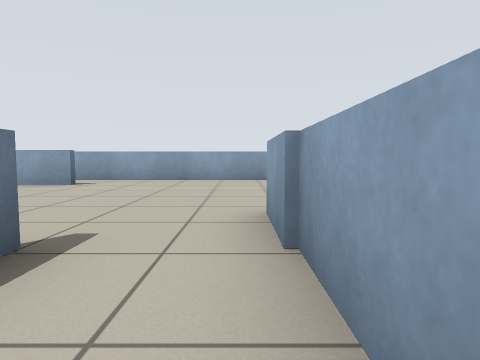
[1] (above)

24 first-person views from a walk through a robot-simulator world made for Stage. The camera is 0.62 m above the floor, tilts 4° down and sees 75° across. The lines on the ground mark 1 m squares. The floor is counted in squares, 1 m on a side. Each view is taken from the middle of a square. On the plan, view 1 faces up. The plan holds only what a view shows up to about 9 squares ahead; the rest is blank. Robots are left out.

[2]
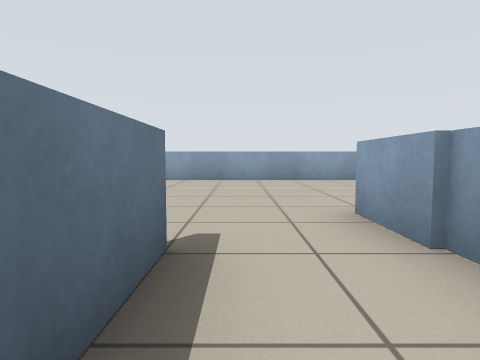

[3]
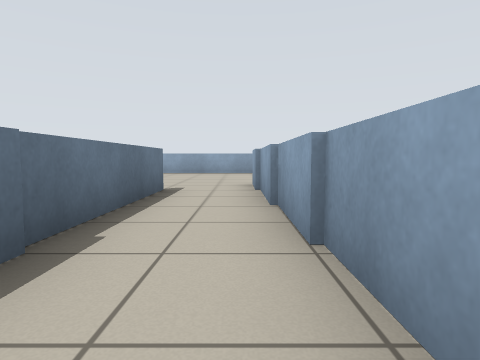

[4]
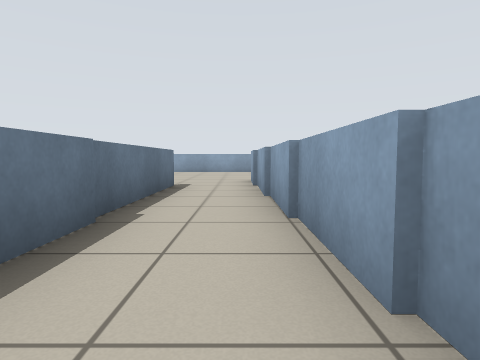

[5]
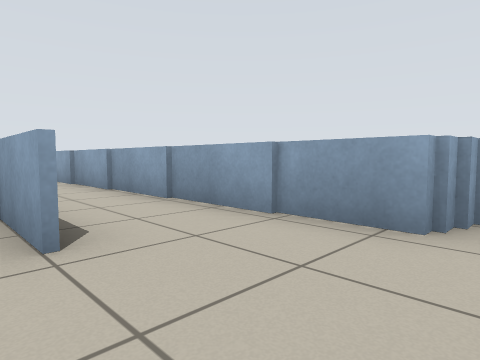

[6]
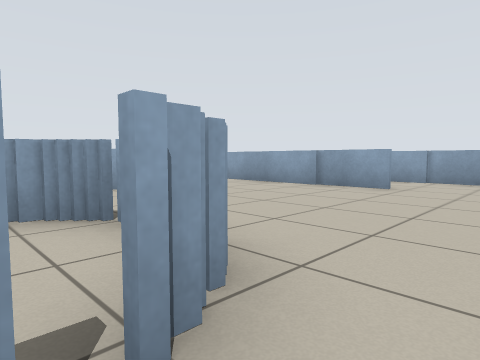

[7]
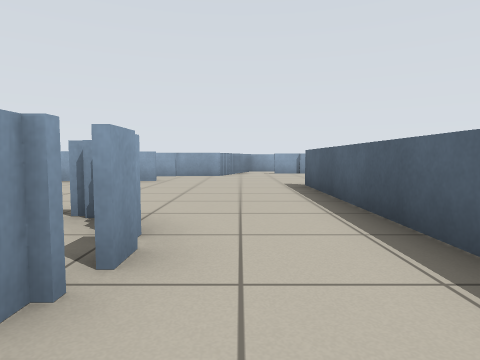

[8]
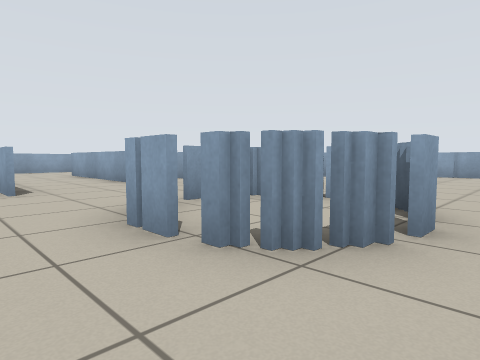

[9]
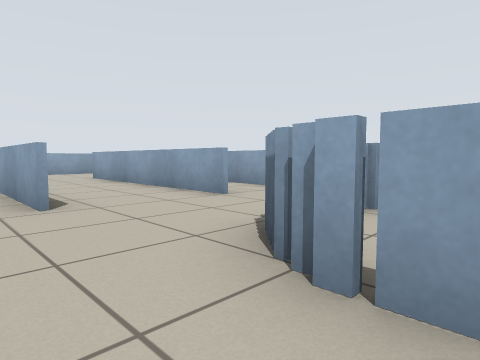

[10]
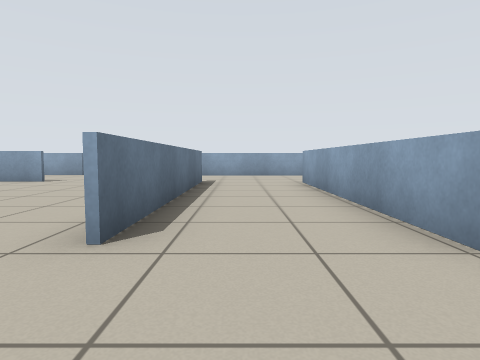

[11]
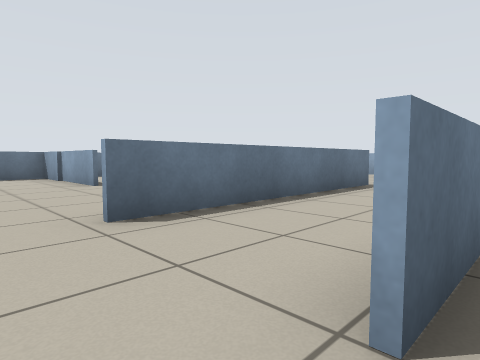

[12]
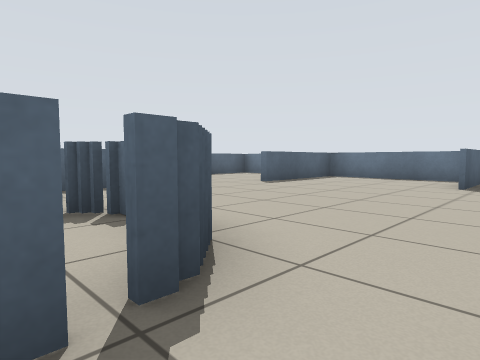

[13]
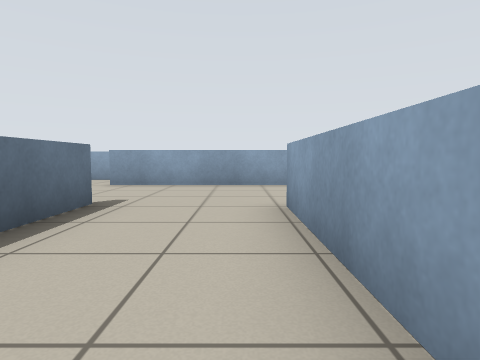

[14]
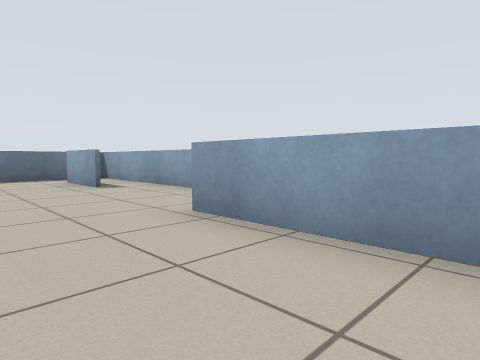

[15]
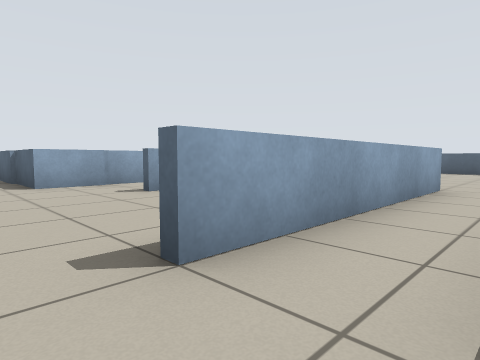

[16]
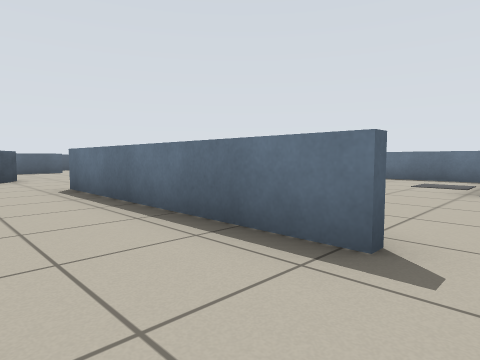

[17]
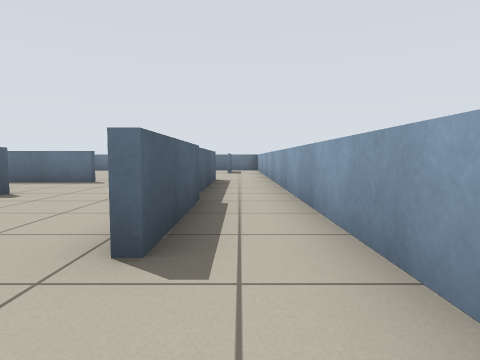

[18]
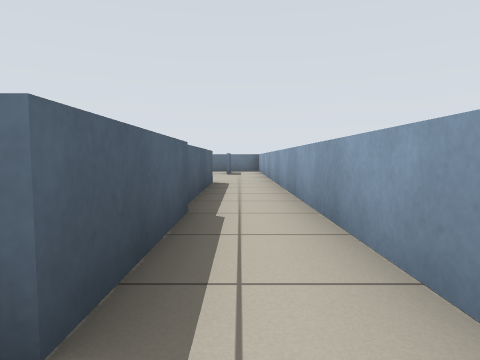

[19]
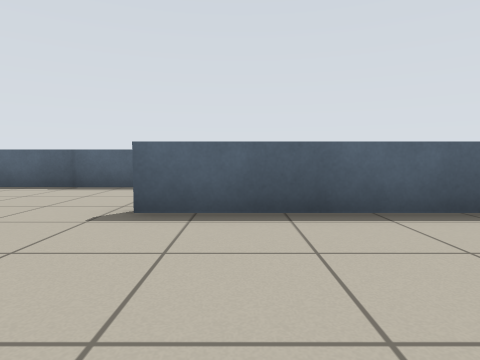

[20]
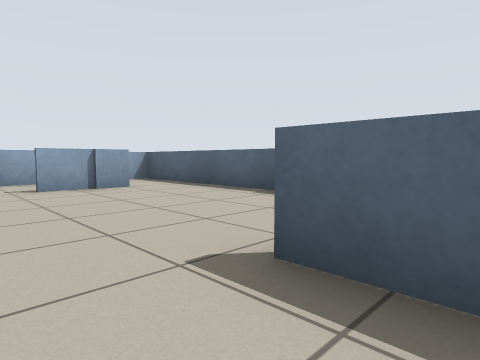

[21]
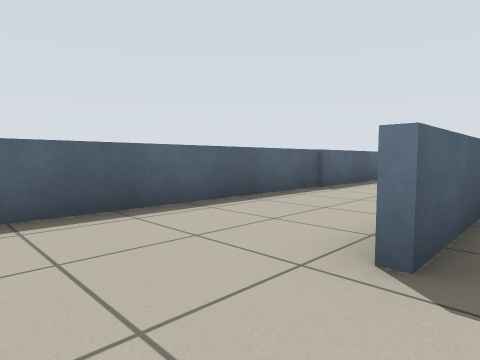

[22]
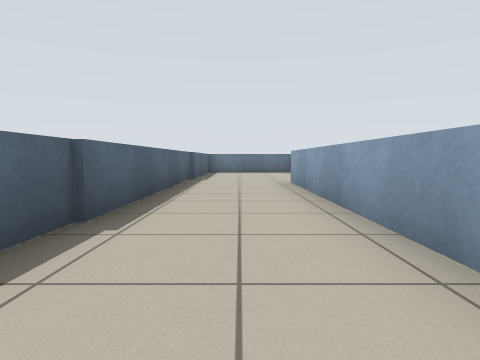

[23]
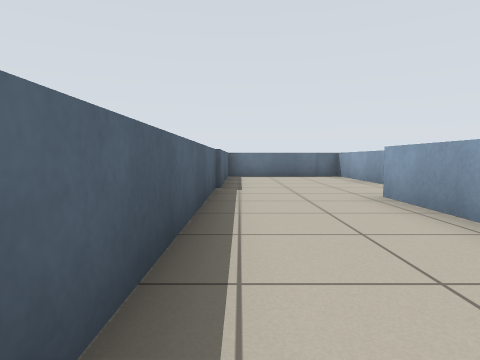

[24]
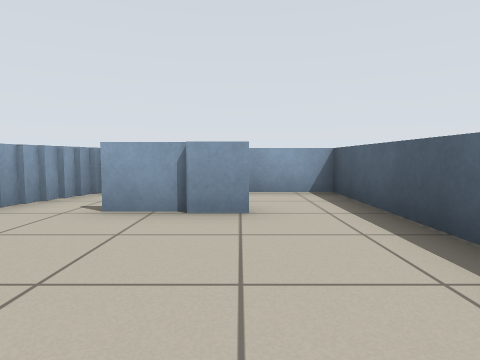

### Floor plan
Key: @ floor where view 1 was taken; # wall or solid block; x gap in a wall; . floor.
Columns run from 18 left of view 1 to 5 right of it. Each row starts with its distance up from view 1.
  9 #####################
  8 #.##.................
  7 #......########......
  6 #...................
  5 #   ................
  4 #  #....#..#.#........
  3 #...... #..#.#.....####
  2 #.. ... #..#.#  #..#
  1      ...#..#.#  #..#
  0 ####....#..#.#  #.@#
 -1 #.......#..#.#  #..#
 -2 #............   ##.#
 -3       ...........#.#
 -4 ###.......#......#.#
 -5 #.......##.#.....#.#
 -6 #.......#..x.......#
 -7  ........#x#.......###
 -8   ##.................###
 -9   ....  ...............#
-10   ....##########.....#.#
-11   ...................#.#
-12   .....................#
-13   ######################

Where each view was taken, in squares from view 1:
view 1: 0 up, 0 right, facing up
view 2: 0 up, 1 left, facing up
view 3: 4 down, 0 right, facing up
view 4: 5 down, 0 right, facing up
view 5: 8 down, 2 left, facing up-right
view 6: 8 down, 8 left, facing up-right
view 7: 8 down, 10 left, facing right
view 8: 8 down, 11 left, facing up-right
view 9: 6 down, 11 left, facing up-right
view 10: 4 down, 9 left, facing up
view 11: 3 down, 7 left, facing up-left
view 12: 3 down, 8 left, facing down-left
view 13: 0 up, 8 left, facing up
view 14: 5 up, 8 left, facing up-left
view 15: 5 up, 7 left, facing down-right
view 16: 5 up, 8 left, facing down-left
view 17: 8 up, 2 left, facing left
view 18: 8 up, 3 left, facing left
view 19: 6 down, 4 left, facing down
view 20: 8 down, 4 left, facing down-right
view 21: 9 down, 1 left, facing down-left
view 22: 11 down, 4 left, facing left
view 23: 12 down, 7 left, facing left
view 24: 11 down, 1 left, facing right
